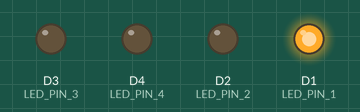
Recording of a sketch running on a simulated ESP8266 (NodeMCU). On the bench: output pins drawn as LEDs (lit = HIGH).

Above: at 0.2 s.
At 1.2 s:
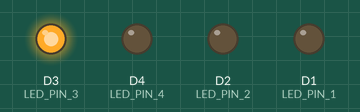
At 2.7 s:
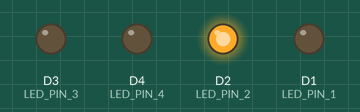
At 3.7 s:
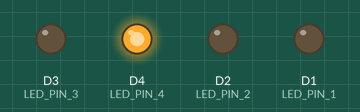
Timing chart, 0 to 4.6 s (numbered marks = the images above):
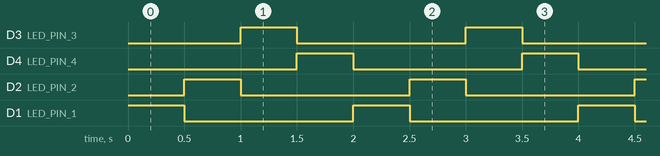

The sketch:

4LEDBerurutan.ino
```cpp
#define LED_PIN_1 D1 // Definisikan pin LED pertama
#define LED_PIN_2 D2 // Definisikan pin LED kedua
#define LED_PIN_3 D3 // Definisikan pin LED ketiga
#define LED_PIN_4 D4 // Definisikan pin LED keempat

void setup() {
  pinMode(LED_PIN_1, OUTPUT); // Set pin LED pertama sebagai output
  pinMode(LED_PIN_2, OUTPUT); // Set pin LED kedua sebagai output
  pinMode(LED_PIN_3, OUTPUT); // Set pin LED ketiga sebagai output
  pinMode(LED_PIN_4, OUTPUT); // Set pin LED keempat sebagai output
}

void loop() {
  digitalWrite(LED_PIN_1, HIGH); // Nyalakan LED pertama
  delay(500); // Tunda selama setengah detik
  digitalWrite(LED_PIN_1, LOW);  // Matikan LED pertama

  digitalWrite(LED_PIN_2, HIGH); // Nyalakan LED kedua
  delay(500); // Tunda selama setengah detik
  digitalWrite(LED_PIN_2, LOW);  // Matikan LED kedua

  digitalWrite(LED_PIN_3, HIGH); // Nyalakan LED ketiga
  delay(500); // Tunda selama setengah detik
  digitalWrite(LED_PIN_3, LOW);  // Matikan LED ketiga

  digitalWrite(LED_PIN_4, HIGH); // Nyalakan LED keempat
  delay(500); // Tunda selama setengah detik
  digitalWrite(LED_PIN_4, LOW);  // Matikan LED keempat
}
```

Measured:
- by itself, D3 (LED_PIN_3), D4 (LED_PIN_4), D2 (LED_PIN_2), D1 (LED_PIN_1): alternates HIGH for 0.50 s and LOW for 1.5 s
- by itself, everything shown: repeats every 2.0 s, in 5 steps
